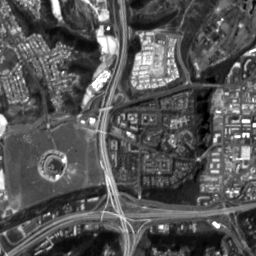
#> input picture img/high.jpg, 256 x 256 px, given in place of the camera
$ python edge1.py
#> lines starting #> are read from the running program, lines starting #| are printed output that depends on the picture
#coding=utf-8
import cv2
import numpy as np
cap = cv2.VideoCapture(2)
while (1):
    _, img = cap.read()
#> img is the input picture: shape (256, 256, 3); min 0, max 255, mean 85.6

    img = cv2.GaussianBlur(img,(3,3),0)
    edges = cv2.Canny(img, 50, 150, apertureSize = 3)
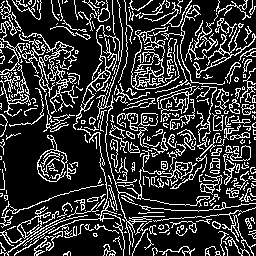
#> edges: shape (256, 256); 21.3% white in thin lines or dots
    lines = cv2.HoughLines(edges,1,np.pi/180,118)
#> lines = [[8, 2.36], [1, 2.36], [185, 0.785], [4, 2.36], [190, 0.785], [11, 2.36], [6, 2.36], [168, 0.785]]
    result = img.copy()

#经验参数
    minLineLength = 200
    maxLineGap = 15
    lines = cv2.HoughLinesP(edges,1,np.pi/180,80,minLineLength,maxLineGap)
#> lines = [[113, 15, 113, 32], [147, 212, 163, 212]]
    for x1,y1,x2,y2 in lines[0]:
        cv2.line(img,(x1,y1),(x2,y2),(0,255,0),2)
#> this loop made 1 pass
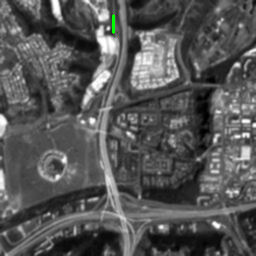
#> img: shape (256, 256, 3); mean B, G, R 85.6, 85.8, 85.6

    cv2.imshow('Result', img)
    k = cv2.waitKey(5) & 0xFF
#> (key Esc is pressed here)
    if k == 27:
        break

cv2.destroyAllWindows()
